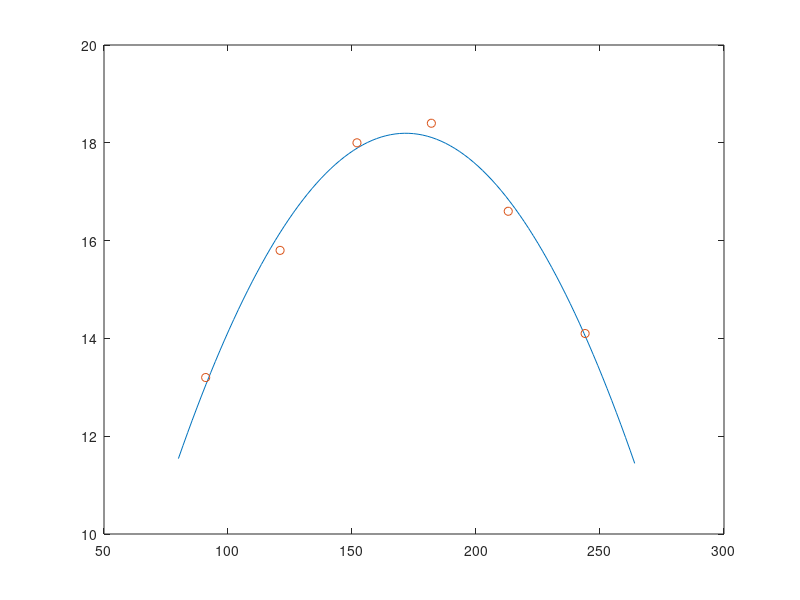

Write MATLAB code to recreate this figure.

%save starting values in x and y
x=[91 121 152 182 213 244];
y=[13.2 15.8 18.0 18.4 16.6 14.1];

%make the matrix that will correspond to a quadratic polymone

A= [91^2 91 1;
    121^2 121 1;
    152^2 152 1;
    182^2 182 1;
    213^2 213 1;
    244^2 244 1;
    ];

%y values that we know from the beginning
b=[13.2 15.8 18.0 18.4 16.6 14.1]';

%Find the coefficients for the quadratic equation
p=(A'*A)\(A'*b);

%plot everything
%interval in the graph
x1 = linspace(80,264);
%fill in the y values 
y1 = polyval(p,x1);

%plot the line
plot(x1,y1)

hold on

%plot our start values
plot(x,y,'o');
hold off

%Now we'll calculate the number of hours the sun is up on Mid-Summer
MID_SUMMER_DAY_NUMBER=171;

NUM_OF_HOURS_MID_SUMMER=interp1(x1,y1, MID_SUMMER_DAY_NUMBER+1);
MAX_HOURS=max(y1);




